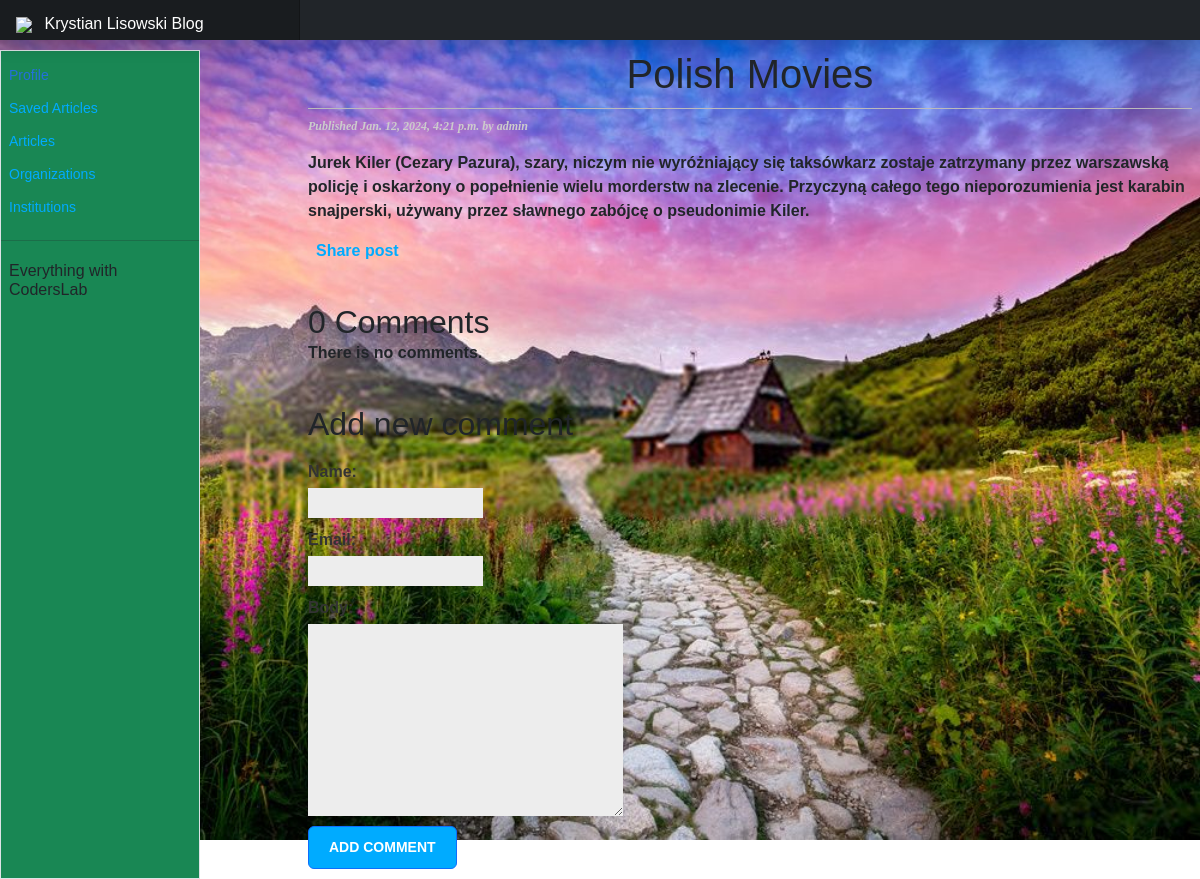
/blog/2024/01/12/Kiler/, run on the app's committed database.
### blog/models.py (models this page shows, shortened)
class Post(models.Model):
    STATUS_CHOICES = (
        ('draft', "Draft"),
        ('published', 'Published'),
    )
    title = models.CharField(max_length=250)
    slug = models.SlugField(max_length=250, unique_for_date='publish')
    author = models.ForeignKey(User, on_delete=models.CASCADE, related_name='blog_posts')
    body = models.TextField()
    publish = models.DateTimeField(default=timezone.now)
    created = models.DateTimeField(auto_now=True)
    updated = models.DateTimeField(auto_now=True)
    status = models.CharField(max_length=10, choices=STATUS_CHOICES, default='draft')
    objects = models.Manager()
    published = PublishedManager()
    tags = TaggableManager()
    class Meta:
        ordering = ('-publish',)

### blog/views.py (the view)
# urls.py: path('<int:year>/<int:month>/<int:day>/<slug:post>/', views.post_detail, name='post_detail'),
def post_detail(request, year, month, day, post):
    post = get_object_or_404(Post, slug=post, status='published', publish__year=year, publish__month=month, publish__day=day)
    comments = post.comments.filter(active=True)
    if request.method == 'POST':
        comment_form = CommentForm(data=request.POST)
        if comment_form.is_valid():
            new_comment = comment_form.save(commit=False)
            new_comment.post = post
            new_comment.save()
    else:
            comment_form = CommentForm()
    return render(request, 'blog/post/detail.html', {'post': post, 'comments': comments, 'comment_form': comment_form})

### blog/forms.py
class CommentForm(forms.ModelForm):
    class Meta:
        model = Comment
        fields = ('name', 'email', 'body')

### templates/blog/post/detail.html (shortened to what this page needs)
{% extends "blog/../base.html" %}
{% block content %}
<h1>{{ post.title }}</h1>
    <p class="date">
        Published {{ post.publish }} by {{ post.author }}
    </p>
    {{ post.body|linebreaks }}
    <p>
        <a href='{% url "blog:post_share" post.id %}'>
            Share post
        </a>
    </p>
{% with comments.count as total_comments %}
    <h2>
      {{ total_comments }} Comment{{ total_comments|pluralize:"s" }}
    </h2>
{% endwith %}
{% for comment in comments %}
    <div class="comment">
        <p class="info">
            Comment {{ forloop.counter }} add by {{ comment.name }}
            {{ comment.created }}
        </p>
        {{ comment.body|linebreaks }}
    </div>
{% empty %}
    <p>There is no comments.</p>
{% endfor %}
{% if new_comment %}
    <h2>Your commment added.</h2>
{% else %}
    <h2>Add new comment</h2>
    <form action="." method="post">
        {{ comment_form.as_p }}
        <p><input type="submit" class="btn btn-outline-primary" value="Add comment"></p>
    </form>
{% endif %}
{% endblock %}

### blog/static/blog/css/blog.css (style rules this page uses)
body { font-family: helvetica, sans-serif; background-color: white; }
a { color: #00abff; text-decoration: none; }
h1 { text-align: center; font-weight: normal; border-bottom: 1px solid #bbb; padding: 0 0 10px 0; }
h2 { font-weight: normal; margin: 40px 0 0; }
p.date { color: #ccc; font-family: georgia, serif; font-size: 12px; font-style: italic; }
label { float: left; clear: both; color: #333; margin-bottom: 4px; }
input, textarea { clear: both; float: left; margin: 0 0 10px; background: #ededed; border: 0; padding: 6px 10px; font-size: 12px; }
input[type=submit] { font-weight: bold; background: #00abff; color: #fff; padding: 10px 20px; font-size: 14px; text-transform: uppercase; }
.container-fluid a { padding: 6px 12px 6px 8px; text-decoration: none; color: #00abff; }

### data on the page
Post: title "Polish Movies", publish "Jan. 12, 2024, 4:21 p.m.", author "admin", body "Jurek Kiler (Cezary Pazura), szary, niczym nie wyróżniający się taksówkarz zostaje zatrzymany przez warszawską policję i oskarżony o popełnienie wielu morderstw na zlecenie. Przyczyną całego tego nieporozumienia jest karabin snajperski, używany przez sławnego zabójcę o pseudonimie Kiler."

### other printed values
{{ total_comments }} "0"
